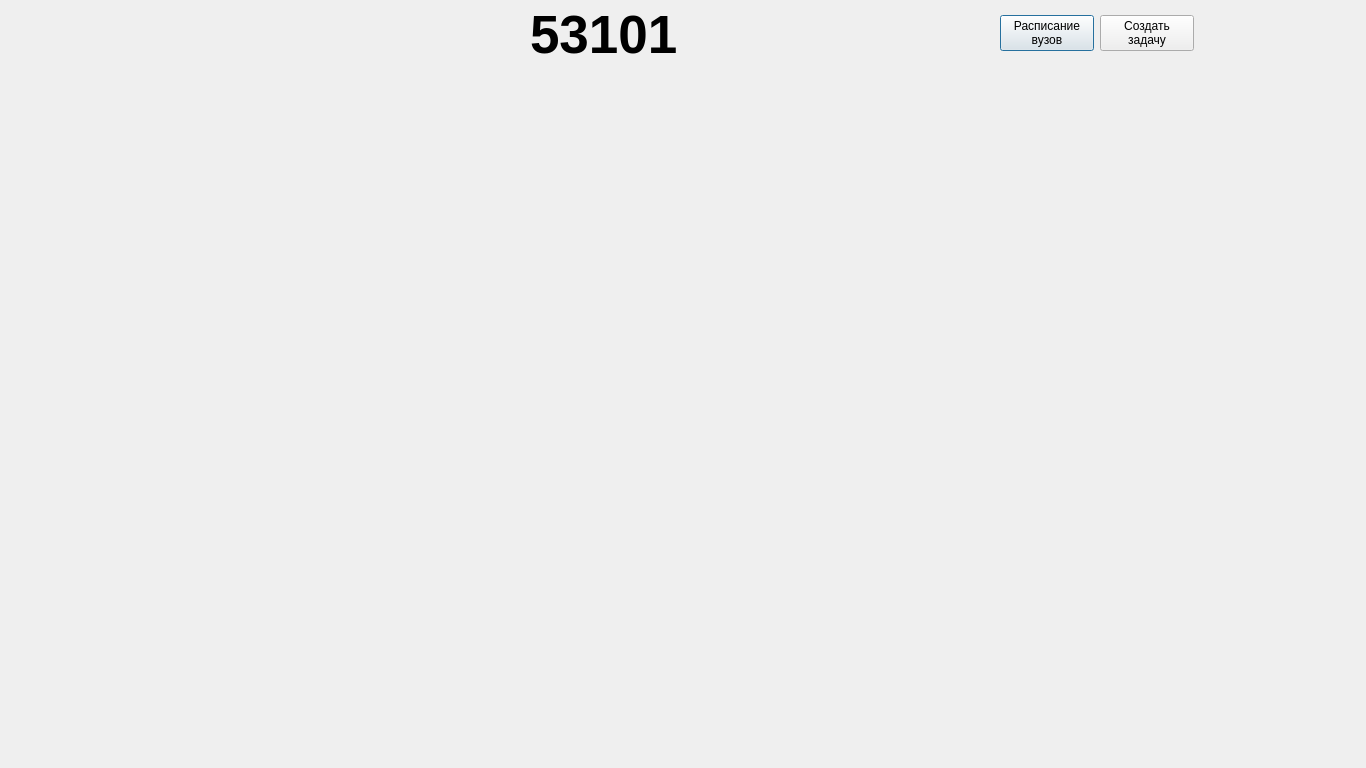
<?xml version="1.0" encoding="UTF-8"?>
<ui version="4.0">
 <class>G53101</class>
 <widget class="QDialog" name="G53101">
  <property name="geometry">
   <rect>
    <x>0</x>
    <y>0</y>
    <width>1366</width>
    <height>768</height>
   </rect>
  </property>
  <property name="windowTitle">
   <string>g53101</string>
  </property>
  <widget class="QLabel" name="label">
   <property name="geometry">
    <rect>
     <x>-50</x>
     <y>0</y>
     <width>1366</width>
     <height>768</height>
    </rect>
   </property>
   <property name="text">
    <string/>
   </property>
  </widget>
  <widget class="QLabel" name="label_2">
   <property name="geometry">
    <rect>
     <x>530</x>
     <y>0</y>
     <width>161</width>
     <height>71</height>
    </rect>
   </property>
   <property name="font">
    <font>
     <pointsize>40</pointsize>
     <weight>75</weight>
     <bold>true</bold>
    </font>
   </property>
   <property name="text">
    <string>&lt;html&gt;&lt;head/&gt;&lt;body&gt;&lt;p&gt;&lt;span style=&quot; color:#000000;&quot;&gt;53101&lt;/span&gt;&lt;/p&gt;&lt;/body&gt;&lt;/html&gt;</string>
   </property>
  </widget>
  <widget class="QWidget" name="layoutWidget">
   <property name="geometry">
    <rect>
     <x>1000</x>
     <y>10</y>
     <width>194</width>
     <height>46</height>
    </rect>
   </property>
   <layout class="QHBoxLayout" name="horizontalLayout">
    <item>
     <widget class="QPushButton" name="pushButton">
      <property name="text">
       <string>Расписание
вузов</string>
      </property>
     </widget>
    </item>
    <item>
     <widget class="QPushButton" name="pushButton_2">
      <property name="text">
       <string>Создать
задачу</string>
      </property>
     </widget>
    </item>
   </layout>
  </widget>
 </widget>
 <resources/>
 <connections/>
</ui>
